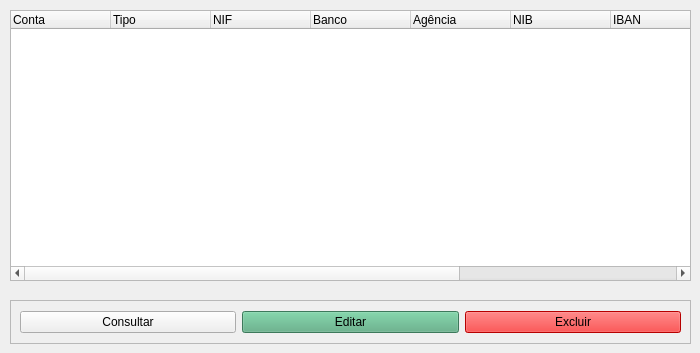
         <widget class="QWidget" name="tab_listarContas">
          <attribute name="title">
           <string>Listar Contas</string>
          </attribute>
          <widget class="QTableWidget" name="tableWidget_contas">
           <property name="geometry">
            <rect>
             <x>10</x>
             <y>10</y>
             <width>681</width>
             <height>271</height>
            </rect>
           </property>
           <column>
            <property name="text">
             <string>Conta</string>
            </property>
            <property name="textAlignment">
             <set>AlignLeading|AlignVCenter</set>
            </property>
           </column>
           <column>
            <property name="text">
             <string>Tipo</string>
            </property>
            <property name="textAlignment">
             <set>AlignLeading|AlignVCenter</set>
            </property>
           </column>
           <column>
            <property name="text">
             <string>NIF</string>
            </property>
            <property name="textAlignment">
             <set>AlignLeading|AlignVCenter</set>
            </property>
           </column>
           <column>
            <property name="text">
             <string>Banco</string>
            </property>
            <property name="textAlignment">
             <set>AlignLeading|AlignVCenter</set>
            </property>
           </column>
           <column>
            <property name="text">
             <string>Agência</string>
            </property>
            <property name="textAlignment">
             <set>AlignLeading|AlignVCenter</set>
            </property>
           </column>
           <column>
            <property name="text">
             <string>NIB</string>
            </property>
            <property name="textAlignment">
             <set>AlignLeading|AlignVCenter</set>
            </property>
           </column>
           <column>
            <property name="text">
             <string>IBAN</string>
            </property>
            <property name="textAlignment">
             <set>AlignLeading|AlignVCenter</set>
            </property>
           </column>
           <column>
            <property name="text">
             <string>Saldo (€)</string>
            </property>
            <property name="textAlignment">
             <set>AlignLeading|AlignVCenter</set>
            </property>
           </column>
           <column>
            <property name="text">
             <string>Abertura</string>
            </property>
            <property name="textAlignment">
             <set>AlignLeading|AlignVCenter</set>
            </property>
           </column>
          </widget>
          <widget class="QFrame" name="frame_listarConta">
           <property name="geometry">
            <rect>
             <x>10</x>
             <y>300</y>
             <width>681</width>
             <height>44</height>
            </rect>
           </property>
           <property name="frameShape">
            <enum>QFrame::StyledPanel</enum>
           </property>
           <property name="frameShadow">
            <enum>QFrame::Raised</enum>
           </property>
           <layout class="QHBoxLayout" name="horizontalLayout">
            <item>
             <widget class="QPushButton" name="pushButton_consultarConta">
              <property name="text">
               <string>Consultar</string>
              </property>
             </widget>
            </item>
            <item>
             <widget class="QPushButton" name="pushButton_editarConta">
              <property name="styleSheet">
               <string notr="true">background-color: rgb(85, 170, 127);</string>
              </property>
              <property name="text">
               <string>Editar</string>
              </property>
             </widget>
            </item>
            <item>
             <widget class="QPushButton" name="pushButton_excluirConta">
              <property name="styleSheet">
               <string notr="true">background-color: rgb(255, 0, 0);</string>
              </property>
              <property name="text">
               <string>Excluir</string>
              </property>
             </widget>
            </item>
           </layout>
          </widget>
         </widget>
